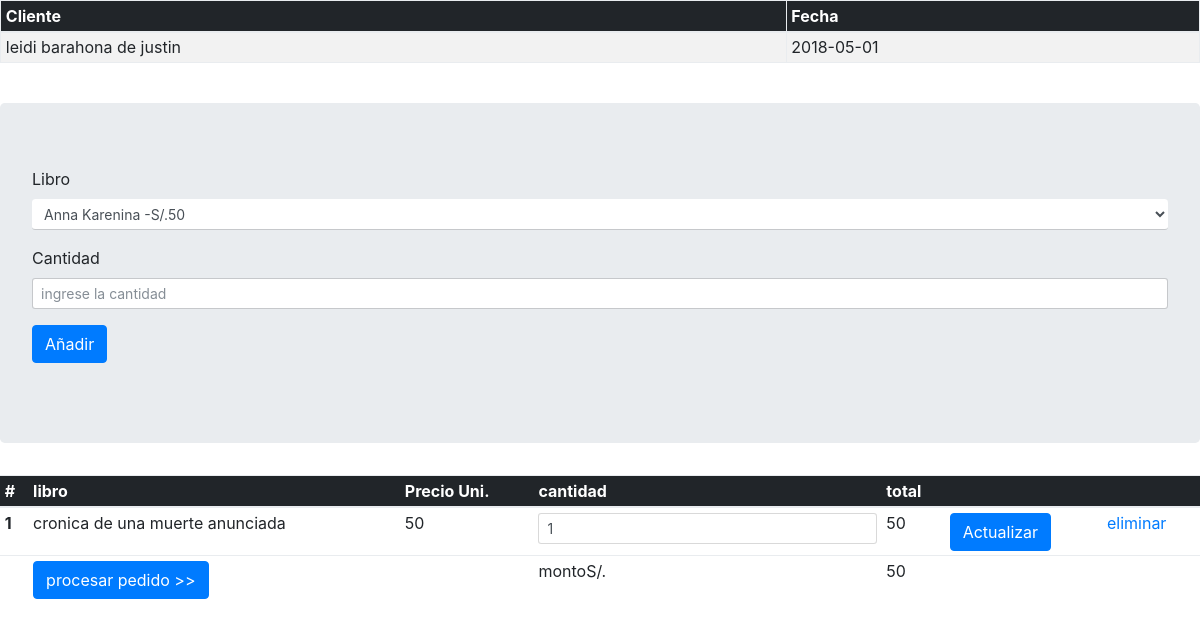
The page /ing_orden.php (signed in) on the database its author committed.
### tables this page shows
CREATE TABLE IF NOT EXISTS `pedidos` (
  `clienteID` int(11) NOT NULL,
  `monto` float NOT NULL,
  `fecha` date NOT NULL,
  `ordenID` int(11) NOT NULL AUTO_INCREMENT,
  PRIMARY KEY (`ordenID`),
  KEY `clienteID` (`clienteID`)
);

CREATE TABLE IF NOT EXISTS `clientes` (
  `clienteID` int(11) NOT NULL AUTO_INCREMENT,
  `nombres` char(40) NOT NULL,
  `direccion` char(80) NOT NULL,
  `ciudadID` int(11) NOT NULL,
  PRIMARY KEY (`clienteID`),
  KEY `ciudadID` (`ciudadID`)
);

CREATE TABLE IF NOT EXISTS `orden` (
  `ordenID` int(11) NOT NULL,
  `libroID` int(11) NOT NULL,
  `cantidad` tinyint(11) NOT NULL,
  `item` int(11) NOT NULL AUTO_INCREMENT,
  PRIMARY KEY (`item`),
  KEY `libroID` (`libroID`),
  KEY `ordenID` (`ordenID`)
);

CREATE TABLE IF NOT EXISTS `libros` (
  `libroID` int(11) NOT NULL AUTO_INCREMENT,
  `titulo` char(60) NOT NULL,
  `precio` float NOT NULL,
  `autorID` int(11) NOT NULL,
  PRIMARY KEY (`libroID`),
  KEY `autorID` (`autorID`)
);

### ing_orden.php (the view, shortened to what this page needs)
<?php
	$clienteid=$_GET['clienteid'];
	$mysqli=conectarse();
	$stmt=$mysqli->prepare("select ordenID from pedidos order by ordenID desc");
	$stmt->execute();
	$stmt->bind_result($id);
?>
<?php $ordenid=$id;?>
<html>
	<head>
		<link rel="stylesheet" type="text/css" href="bootstrap-4.0.0-beta-dist/css/bootstrap.min.css">
	</head>
	<body>
	<?php
	$mysqli=conectarse();
	$sql="select clientes.nombres,pedidos.fecha from pedidos inner join clientes on clientes.clienteID=pedidos.clienteID where pedidos.ordenID like ?";
	$stmt=$mysqli->prepare($sql);
	$stmt->bind_param("i",$ordenid);
	$stmt->execute();
	$stmt->bind_result($nombre,$fecha);
	?>
	<table class="table table-striped table-bordered table-hover table-sm table-responsive">
	  <thead class="thead-inverse">
	    <tr>
	      <th>Cliente</th>
	      <th>Fecha</th>
	    </tr>
	  </thead>
	  <tbody>
	    <tr>
	      <td><?php echo $nombre?></td>
	      <td><?php echo $fecha?></td>
	    </tr>
	  </tbody>
	</table>
	<br>
	<div class='jumbotron BoxLogin'>
			<form method="get" action="fin_ing_orden.php">
				<?php
			      $mysqli=conectarse();
			      $stmt=$mysqli->prepare("select libroID,titulo,precio from libros order by titulo");
			      $stmt->execute();
			      $stmt->bind_result($id,$titulo,$precio);
			  	?>
			  	<div class="form-group">
			    	<label for="SeleccioneLibro">Libro</label>
				    <select class="form-control form-control-sm border-top-0 border-left-0 border-right-0" id="SeleccioneLibro" name="libroid">
					    <?php
					        while ($stmt->fetch()){
					    ?>
					    <option value=<?php echo "$id"; ?>>
					    <?php
					    	echo "$titulo";
					    ?>
					    -S/.<?php echo round($precio,2);?>
					    </option>
					    <?php
					        }
					    ?>
				    </select>
			  	</div>
			  	<div class="form-group">
				    <label for="CantidadCompra">Cantidad</label>
				    <input type="text" class="form-control form-control-sm" id="CantidadCompra" placeholder="ingrese la cantidad" name="cantidad" required>
				</div>
			   	<button type="submit" class="btn btn-primary" name="enviar">Añadir</button>
			</form>
		</div>
	<table class="table table-responsive table-hover table-sm">
		<thead class="thead-inverse">
		    <tr>
		      <th>#</th>
		      <th>libro</th>
		      <th>Precio Uni.</th>
		      <th>cantidad</th>
		      <th>total</th>
		      <th>&nbsp;</th>
		      <th>&nbsp;</th>
		    </tr>
  		</thead>
	<?php
		$mysqli=conectarse();
		$sql="select orden.cantidad,libros.titulo,libros.precio,orden.item from orden inner join libros on libros.libroID=orden.libroID where ordenID like ?";
		$stmt=$mysqli->prepare($sql);
		$stmt->bind_param("i",$ordenid);
		$stmt->execute();
		$stmt->bind_result($cantidad,$titulo,$precio,$item);
	?>
	<?php
		$monto=0;
		$contador=0;
		while($stmt->fetch()){
	?>
	<tbody>
		<form action="fin_mod_orden.php" method="get">
			<tr>
				<th scope="row">
					<?php $contador=$contador +1;echo $contador;?>
				</th>
				<td><?php echo $titulo?></td>
				<td><?php echo $precio?></td>
				<td><input name="cantidad" type="text" value=<?php echo $cantidad?> class="form-control form-control-sm"></td>
				<td><?php echo $precio*$cantidad?><?php $monto=$monto+$precio*$cantidad?></td>
				<td>
					<button type="submit" class="btn btn-primary" name="enviar">Actualizar</button>
				</td>
				<td>
					<a href="del_orden.php?item=<?php echo $item?>$clienteid=<?php echo $clienteid;?>">eliminar</a>
				</td>
			</tr>
		</form>
		<?php }?>
			<tr>
				<form action="procesar.php" method="get">
				<td>&nbsp;</td>
				<td>
				<button type="submit" class="btn btn-primary" name="enviar">procesar pedido &gt;&gt;</button>
				</td>
				<td>&nbsp;</td>
				<td>montoS/.</td>
				<td><?php echo $monto?></td>
				<td>&nbsp;</td>
				<td>&nbsp;</td>
				</form>
			</tr>
		</tbody>
	</table>
	</body>
</html>

### rows shown on the page
pedidos: clienteID.nombres "leidi barahona de justin", fecha "2018-05-01"
orden: libroID.titulo "cronica de una muerte anunciada", libroID.precio "50", cantidad "1", $precio*$cantidad "50"

### other values the page prints
$monto "50"
form field libroid "Anna Karenina -S/.50"
